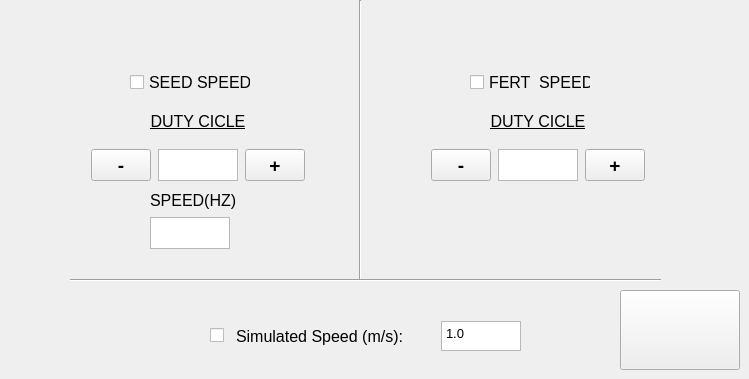
  <widget class="QWidget" name="tab">
   <attribute name="title">
    <string>CAL ONLY</string>
   </attribute>
   <widget class="QCheckBox" name="cb_speed_cal">
    <property name="geometry">
     <rect>
      <x>130</x>
      <y>70</y>
      <width>121</width>
      <height>24</height>
     </rect>
    </property>
    <property name="font">
     <font>
      <pointsize>12</pointsize>
     </font>
    </property>
    <property name="text">
     <string>SEED SPEED</string>
    </property>
   </widget>
   <widget class="QCheckBox" name="cb_speed_fert">
    <property name="geometry">
     <rect>
      <x>470</x>
      <y>70</y>
      <width>121</width>
      <height>24</height>
     </rect>
    </property>
    <property name="font">
     <font>
      <pointsize>12</pointsize>
     </font>
    </property>
    <property name="text">
     <string>FERT  SPEED</string>
    </property>
   </widget>
   <widget class="QWidget" name="layoutWidget_6">
    <property name="geometry">
     <rect>
      <x>430</x>
      <y>100</y>
      <width>216</width>
      <height>81</height>
     </rect>
    </property>
    <layout class="QVBoxLayout" name="verticalLayout_7">
     <item>
      <widget class="QLabel" name="label_48">
       <property name="font">
        <font>
         <pointsize>12</pointsize>
        </font>
       </property>
       <property name="text">
        <string>&lt;html&gt;&lt;head/&gt;&lt;body&gt;&lt;p align=&quot;center&quot;&gt;&lt;span style=&quot; text-decoration: underline;&quot;&gt;DUTY CICLE&lt;/span&gt;&lt;/p&gt;&lt;/body&gt;&lt;/html&gt;</string>
       </property>
      </widget>
     </item>
     <item>
      <layout class="QHBoxLayout" name="horizontalLayout_21">
       <item>
        <widget class="QPushButton" name="m_dt_fert">
         <property name="maximumSize">
          <size>
           <width>60</width>
           <height>60</height>
          </size>
         </property>
         <property name="font">
          <font>
           <pointsize>14</pointsize>
           <weight>75</weight>
           <bold>true</bold>
          </font>
         </property>
         <property name="text">
          <string>-</string>
         </property>
        </widget>
       </item>
       <item>
        <widget class="QPlainTextEdit" name="ql_dt_fert">
         <property name="maximumSize">
          <size>
           <width>80</width>
           <height>32</height>
          </size>
         </property>
         <property name="font">
          <font>
           <pointsize>10</pointsize>
          </font>
         </property>
         <property name="plainText">
          <string/>
         </property>
        </widget>
       </item>
       <item>
        <widget class="QPushButton" name="p_dt_fert">
         <property name="maximumSize">
          <size>
           <width>60</width>
           <height>60</height>
          </size>
         </property>
         <property name="font">
          <font>
           <pointsize>14</pointsize>
           <weight>75</weight>
           <bold>true</bold>
          </font>
         </property>
         <property name="text">
          <string>+</string>
         </property>
        </widget>
       </item>
      </layout>
     </item>
    </layout>
   </widget>
   <widget class="Line" name="line_10">
    <property name="geometry">
     <rect>
      <x>330</x>
      <y>0</y>
      <width>61</width>
      <height>281</height>
     </rect>
    </property>
    <property name="orientation">
     <enum>Qt::Vertical</enum>
    </property>
   </widget>
   <widget class="QWidget" name="layoutWidget_3">
    <property name="geometry">
     <rect>
      <x>210</x>
      <y>320</y>
      <width>311</width>
      <height>32</height>
     </rect>
    </property>
    <layout class="QHBoxLayout" name="horizontalLayout">
     <item>
      <widget class="QCheckBox" name="cb_motion_simulate">
       <property name="maximumSize">
        <size>
         <width>20</width>
         <height>16777215</height>
        </size>
       </property>
       <property name="font">
        <font>
         <pointsize>12</pointsize>
        </font>
       </property>
       <property name="text">
        <string/>
       </property>
      </widget>
     </item>
     <item>
      <widget class="QLabel" name="label_22">
       <property name="font">
        <font>
         <pointsize>12</pointsize>
         <weight>50</weight>
         <italic>false</italic>
         <bold>false</bold>
        </font>
       </property>
       <property name="text">
        <string>Simulated Speed (m/s):</string>
       </property>
      </widget>
     </item>
     <item>
      <widget class="QPlainTextEdit" name="ql_sim_speed">
       <property name="maximumSize">
        <size>
         <width>80</width>
         <height>30</height>
        </size>
       </property>
       <property name="font">
        <font>
         <pointsize>10</pointsize>
        </font>
       </property>
       <property name="plainText">
        <string>1.0</string>
       </property>
      </widget>
     </item>
    </layout>
   </widget>
   <widget class="Line" name="line_5">
    <property name="geometry">
     <rect>
      <x>70</x>
      <y>270</y>
      <width>591</width>
      <height>20</height>
     </rect>
    </property>
    <property name="orientation">
     <enum>Qt::Horizontal</enum>
    </property>
   </widget>
   <widget class="QPushButton" name="bt_back_conf_2">
    <property name="geometry">
     <rect>
      <x>620</x>
      <y>290</y>
      <width>120</width>
      <height>80</height>
     </rect>
    </property>
    <property name="minimumSize">
     <size>
      <width>120</width>
      <height>80</height>
     </size>
    </property>
    <property name="maximumSize">
     <size>
      <width>120</width>
      <height>80</height>
     </size>
    </property>
    <property name="font">
     <font>
      <pointsize>14</pointsize>
     </font>
    </property>
    <property name="text">
     <string/>
    </property>
    <property name="icon">
     <iconset>
      <normaloff>back.png</normaloff>back.png</iconset>
    </property>
    <property name="iconSize">
     <size>
      <width>64</width>
      <height>64</height>
     </size>
    </property>
   </widget>
   <widget class="QWidget" name="">
    <property name="geometry">
     <rect>
      <x>90</x>
      <y>100</y>
      <width>216</width>
      <height>81</height>
     </rect>
    </property>
    <layout class="QVBoxLayout" name="verticalLayout_4">
     <item>
      <widget class="QLabel" name="label_45">
       <property name="font">
        <font>
         <pointsize>12</pointsize>
        </font>
       </property>
       <property name="text">
        <string>&lt;html&gt;&lt;head/&gt;&lt;body&gt;&lt;p align=&quot;center&quot;&gt;&lt;span style=&quot; text-decoration: underline;&quot;&gt;DUTY CICLE&lt;/span&gt;&lt;/p&gt;&lt;/body&gt;&lt;/html&gt;</string>
       </property>
      </widget>
     </item>
     <item>
      <layout class="QHBoxLayout" name="horizontalLayout_20">
       <item>
        <widget class="QPushButton" name="m_dt_seed">
         <property name="maximumSize">
          <size>
           <width>60</width>
           <height>60</height>
          </size>
         </property>
         <property name="font">
          <font>
           <pointsize>14</pointsize>
           <weight>75</weight>
           <bold>true</bold>
          </font>
         </property>
         <property name="text">
          <string>-</string>
         </property>
        </widget>
       </item>
       <item>
        <widget class="QPlainTextEdit" name="ql_dt_speed">
         <property name="maximumSize">
          <size>
           <width>80</width>
           <height>32</height>
          </size>
         </property>
         <property name="font">
          <font>
           <pointsize>10</pointsize>
          </font>
         </property>
         <property name="plainText">
          <string/>
         </property>
        </widget>
       </item>
       <item>
        <widget class="QPushButton" name="p_dt_seed">
         <property name="maximumSize">
          <size>
           <width>60</width>
           <height>60</height>
          </size>
         </property>
         <property name="font">
          <font>
           <pointsize>14</pointsize>
           <weight>75</weight>
           <bold>true</bold>
          </font>
         </property>
         <property name="text">
          <string>+</string>
         </property>
        </widget>
       </item>
      </layout>
     </item>
    </layout>
   </widget>
   <widget class="QWidget" name="">
    <property name="geometry">
     <rect>
      <x>150</x>
      <y>190</y>
      <width>90</width>
      <height>59</height>
     </rect>
    </property>
    <layout class="QVBoxLayout" name="verticalLayout_5">
     <item>
      <widget class="QLabel" name="label_46">
       <property name="font">
        <font>
         <pointsize>12</pointsize>
        </font>
       </property>
       <property name="text">
        <string>SPEED(HZ)</string>
       </property>
      </widget>
     </item>
     <item>
      <widget class="QPlainTextEdit" name="ql_speed_seed">
       <property name="maximumSize">
        <size>
         <width>80</width>
         <height>32</height>
        </size>
       </property>
       <property name="font">
        <font>
         <pointsize>10</pointsize>
        </font>
       </property>
       <property name="plainText">
        <string/>
       </property>
      </widget>
     </item>
    </layout>
   </widget>
  </widget>
